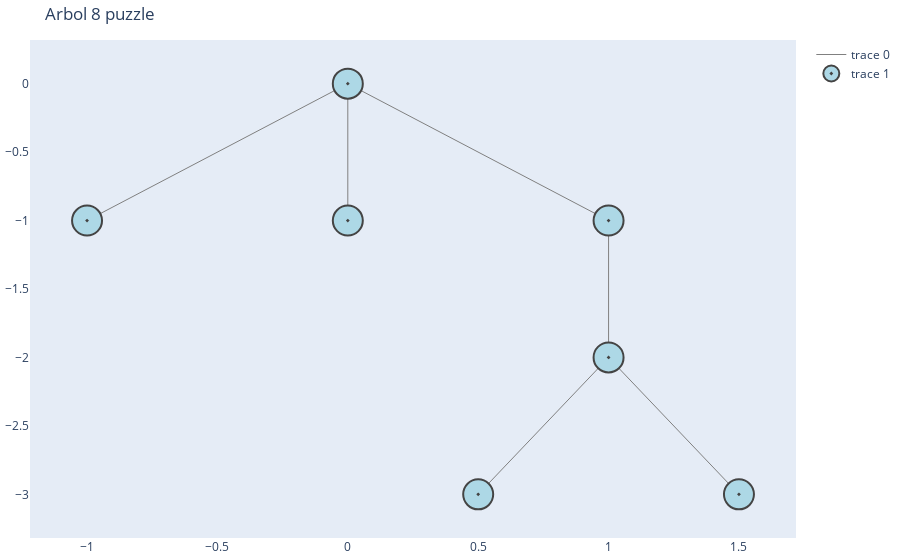

This figure's notebook cell:
### Code cell
dibujar_grafo(grafo, etiquetas)

### Figure 1 — Plotly figure (JSON) as saved in the notebook; plotly's stock layout.template omitted (floating-point values rounded to 4 significant figures)
{"data": [{"hoverinfo": "none", "line": {"color": "gray", "width": 1}, "mode": "lines", "type": "scatter", "x": [0, -1, null, 0, 0, null, 0, 1, null, 1, 1, null, 1, 0.5, null, 1, 1.5, null], "y": [0, -1, null, 0, -1, null, 0, -1, null, -1, -2, null, -2, -3, null, -2, -3, null]}, {"hoverinfo": "text", "marker": {"color": "lightblue", "line": {"width": 2}, "size": 30, "symbol": "circle-dot"}, "mode": "markers", "text": ["[1, '_', 2]<br>[4, 5, 3]<br>[7, 8, 6]", "[1, 5, 2]<br>[4, '_', 3]<br>[7, 8, 6]", "['_', 1, 2]<br>[4, 5, 3]<br>[7, 8, 6]", "[1, 2, '_']<br>[4, 5, 3]<br>[7, 8, 6]", "[1, 2, 3]<br>[4, 5, '_']<br>[7, 8, 6]", "[1, 2, 3]<br>[4, 5, 6]<br>[7, 8, '_']", "[1, 2, 3]<br>[4, '_', 5]<br>[7, 8, 6]"], "textposition": "middle center", "type": "scatter", "x": [0, -1, 0, 1, 1, 0.5, 1.5], "y": [0, -1, -1, -1, -2, -3, -3]}], "layout": {"margin": {"b": 20, "l": 5, "r": 5, "t": 40}, "showlegend": true, "title": {"text": "Arbol 8 puzzle"}, "xaxis": {"showgrid": false, "zeroline": false}, "yaxis": {"showgrid": false, "zeroline": false}}}
